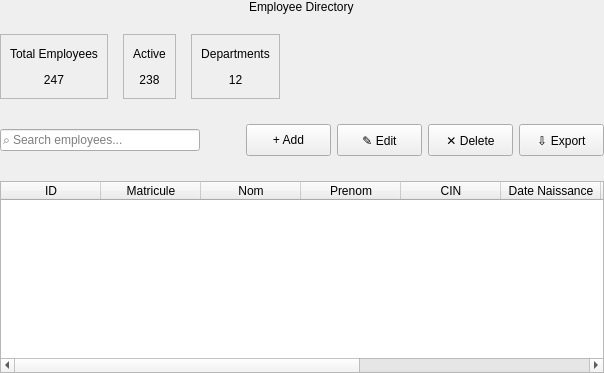
            <widget class="QWidget" name="employeePage">
             <layout class="QVBoxLayout" name="verticalLayout_3">
              <property name="spacing">
               <number>20</number>
              </property>
              <property name="leftMargin">
               <number>0</number>
              </property>
              <property name="topMargin">
               <number>0</number>
              </property>
              <property name="rightMargin">
               <number>0</number>
              </property>
              <property name="bottomMargin">
               <number>0</number>
              </property>
              <item alignment="Qt::AlignmentFlag::AlignHCenter">
               <widget class="QLabel" name="moduleTitle">
                <property name="text">
                 <string>Employee Directory</string>
                </property>
               </widget>
              </item>
              <item>
               <widget class="QWidget" name="statsContainer" native="true">
                <property name="minimumSize">
                 <size>
                  <width>0</width>
                  <height>65</height>
                 </size>
                </property>
                <property name="maximumSize">
                 <size>
                  <width>16777215</width>
                  <height>65</height>
                 </size>
                </property>
                <layout class="QHBoxLayout" name="horizontalLayout_4">
                 <property name="spacing">
                  <number>15</number>
                 </property>
                 <property name="leftMargin">
                  <number>0</number>
                 </property>
                 <property name="topMargin">
                  <number>0</number>
                 </property>
                 <property name="rightMargin">
                  <number>0</number>
                 </property>
                 <property name="bottomMargin">
                  <number>0</number>
                 </property>
                 <item>
                  <widget class="QFrame" name="statsCard">
                   <property name="frameShape">
                    <enum>QFrame::Shape::StyledPanel</enum>
                   </property>
                   <layout class="QVBoxLayout" name="verticalLayout_4">
                    <item>
                     <widget class="QLabel" name="statsLabel">
                      <property name="text">
                       <string>Total Employees</string>
                      </property>
                      <property name="alignment">
                       <set>Qt::AlignmentFlag::AlignCenter</set>
                      </property>
                     </widget>
                    </item>
                    <item>
                     <widget class="QLabel" name="statsValue">
                      <property name="text">
                       <string>247</string>
                      </property>
                      <property name="alignment">
                       <set>Qt::AlignmentFlag::AlignCenter</set>
                      </property>
                     </widget>
                    </item>
                   </layout>
                  </widget>
                 </item>
                 <item>
                  <widget class="QFrame" name="statsCard_2">
                   <property name="frameShape">
                    <enum>QFrame::Shape::StyledPanel</enum>
                   </property>
                   <layout class="QVBoxLayout" name="verticalLayout_5">
                    <item>
                     <widget class="QLabel" name="statsLabel_2">
                      <property name="text">
                       <string>Active</string>
                      </property>
                      <property name="alignment">
                       <set>Qt::AlignmentFlag::AlignCenter</set>
                      </property>
                     </widget>
                    </item>
                    <item>
                     <widget class="QLabel" name="statsValue_2">
                      <property name="text">
                       <string>238</string>
                      </property>
                      <property name="alignment">
                       <set>Qt::AlignmentFlag::AlignCenter</set>
                      </property>
                     </widget>
                    </item>
                   </layout>
                  </widget>
                 </item>
                 <item>
                  <widget class="QFrame" name="statsCard_3">
                   <property name="frameShape">
                    <enum>QFrame::Shape::StyledPanel</enum>
                   </property>
                   <layout class="QVBoxLayout" name="verticalLayout_6">
                    <item>
                     <widget class="QLabel" name="statsLabel_3">
                      <property name="text">
                       <string>Departments</string>
                      </property>
                      <property name="alignment">
                       <set>Qt::AlignmentFlag::AlignCenter</set>
                      </property>
                     </widget>
                    </item>
                    <item>
                     <widget class="QLabel" name="statsValue_3">
                      <property name="text">
                       <string>12</string>
                      </property>
                      <property name="alignment">
                       <set>Qt::AlignmentFlag::AlignCenter</set>
                      </property>
                     </widget>
                    </item>
                   </layout>
                  </widget>
                 </item>
                 <item>
                  <spacer name="horizontalSpacer_2">
                   <property name="orientation">
                    <enum>Qt::Orientation::Horizontal</enum>
                   </property>
                   <property name="sizeHint" stdset="0">
                    <size>
                     <width>40</width>
                     <height>20</height>
                    </size>
                   </property>
                  </spacer>
                 </item>
                </layout>
               </widget>
              </item>
              <item>
               <widget class="QWidget" name="toolbarWidget" native="true">
                <property name="minimumSize">
                 <size>
                  <width>0</width>
                  <height>42</height>
                 </size>
                </property>
                <property name="maximumSize">
                 <size>
                  <width>16777215</width>
                  <height>42</height>
                 </size>
                </property>
                <layout class="QHBoxLayout" name="horizontalLayout_5">
                 <property name="leftMargin">
                  <number>0</number>
                 </property>
                 <property name="topMargin">
                  <number>0</number>
                 </property>
                 <property name="rightMargin">
                  <number>0</number>
                 </property>
                 <property name="bottomMargin">
                  <number>0</number>
                 </property>
                 <item>
                  <widget class="QLineEdit" name="searchBox">
                   <property name="minimumSize">
                    <size>
                     <width>200</width>
                     <height>0</height>
                    </size>
                   </property>
                   <property name="placeholderText">
                    <string>⌕ Search employees...</string>
                   </property>
                  </widget>
                 </item>
                 <item>
                  <spacer name="horizontalSpacer_3">
                   <property name="orientation">
                    <enum>Qt::Orientation::Horizontal</enum>
                   </property>
                   <property name="sizeHint" stdset="0">
                    <size>
                     <width>40</width>
                     <height>20</height>
                    </size>
                   </property>
                  </spacer>
                 </item>
                 <item>
                  <widget class="QPushButton" name="btnAdd">
                   <property name="minimumSize">
                    <size>
                     <width>85</width>
                     <height>32</height>
                    </size>
                   </property>
                   <property name="text">
                    <string>+ Add</string>
                   </property>
                  </widget>
                 </item>
                 <item>
                  <widget class="QPushButton" name="btnEdit">
                   <property name="minimumSize">
                    <size>
                     <width>85</width>
                     <height>32</height>
                    </size>
                   </property>
                   <property name="text">
                    <string>✎ Edit</string>
                   </property>
                  </widget>
                 </item>
                 <item>
                  <widget class="QPushButton" name="btnDelete">
                   <property name="minimumSize">
                    <size>
                     <width>85</width>
                     <height>32</height>
                    </size>
                   </property>
                   <property name="text">
                    <string>✕ Delete</string>
                   </property>
                  </widget>
                 </item>
                 <item>
                  <widget class="QPushButton" name="btnExport">
                   <property name="minimumSize">
                    <size>
                     <width>85</width>
                     <height>32</height>
                    </size>
                   </property>
                   <property name="text">
                    <string>⇩ Export</string>
                   </property>
                  </widget>
                 </item>
                </layout>
               </widget>
              </item>
              <item>
               <widget class="QTableWidget" name="employeeTable">
                <property name="enabled">
                 <bool>true</bool>
                </property>
                <property name="editTriggers">
                 <set>QAbstractItemView::EditTrigger::NoEditTriggers</set>
                </property>
                <property name="alternatingRowColors">
                 <bool>true</bool>
                </property>
                <property name="selectionBehavior">
                 <enum>QAbstractItemView::SelectionBehavior::SelectRows</enum>
                </property>
                <property name="showGrid">
                 <bool>true</bool>
                </property>
                <property name="sortingEnabled">
                 <bool>true</bool>
                </property>
                <attribute name="horizontalHeaderStretchLastSection">
                 <bool>true</bool>
                </attribute>
                <column>
                 <property name="text">
                  <string>ID</string>
                 </property>
                </column>
                <column>
                 <property name="text">
                  <string>Matricule</string>
                 </property>
                </column>
                <column>
                 <property name="text">
                  <string>Nom</string>
                 </property>
                </column>
                <column>
                 <property name="text">
                  <string>Prenom</string>
                 </property>
                </column>
                <column>
                 <property name="text">
                  <string>CIN</string>
                 </property>
                </column>
                <column>
                 <property name="text">
                  <string>Date Naissance</string>
                 </property>
                </column>
                <column>
                 <property name="text">
                  <string>Departement</string>
                 </property>
                </column>
                <column>
                 <property name="text">
                  <string>Poste</string>
                 </property>
                </column>
                <column>
                 <property name="text">
                  <string>Telephone</string>
                 </property>
                </column>
                <column>
                 <property name="text">
                  <string>Email</string>
                 </property>
                </column>
               </widget>
              </item>
             </layout>
            </widget>
